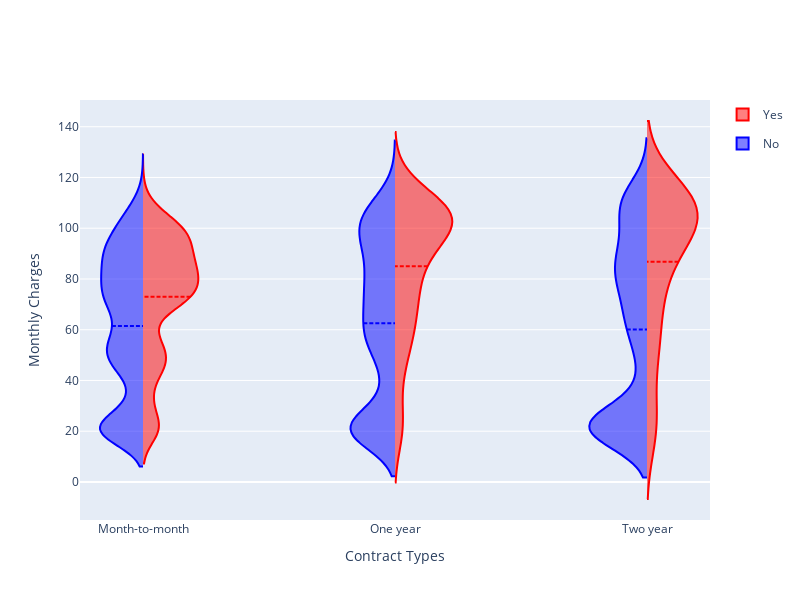

Write notebook code for a chart like this one.
### Code cell
# Split Violin Plot
import plotly.graph_objects as go
fig = go.Figure()

fig.add_trace(go.Violin(x=df_y['Contract'][ df_y['Churn Label'] == 'Yes' ],
                        y=df_y['Monthly Charges'][ df_y['Churn Label'] == 'Yes' ],
                        legendgroup='Yes', scalegroup='Yes', name='Yes',
                        side='positive',
                        line_color='red')
             )
fig.add_trace(go.Violin(x=df_y['Contract'][ df_y['Churn Label'] == 'No' ],
                        y=df_y['Monthly Charges'][ df_y['Churn Label'] == 'No' ],
                        legendgroup='No', scalegroup='No', name='No',
                        side='negative',
                        line_color='blue')
             )
fig.update_xaxes(categoryorder='array', categoryarray= ['Month-to-month', 
                                                        'One year', 
                                                        'Two year'])
fig.update_traces(meanline_visible=True)
fig.update_layout(violingap=0.35, violinmode='overlay')
fig.update_layout(autosize=False,width=1000,height=600,)
fig.update_layout(xaxis_title="Contract Types", yaxis_title="Monthly Charges", width=800)
fig.show()

### Figure 1 — Plotly figure (JSON) as saved in the notebook; plotly's stock layout.template omitted (floating-point values rounded to 4 significant figures; data arrays with more than 128 entries replaced by an {"elided": "..."} marker saying what was removed)
{"data": [{"legendgroup": "Yes", "line": {"color": "red"}, "meanline": {"visible": true}, "name": "Yes", "scalegroup": "Yes", "side": "positive", "type": "violin", "x": {"elided": "1869 str values"}, "y": {"elided": "1869 float values"}}, {"legendgroup": "No", "line": {"color": "blue"}, "meanline": {"visible": true}, "name": "No", "scalegroup": "No", "side": "negative", "type": "violin", "x": {"elided": "5163 str values"}, "y": {"elided": "5163 float values"}}], "layout": {"autosize": false, "height": 600, "violingap": 0.35, "violinmode": "overlay", "width": 800, "xaxis": {"categoryarray": ["Month-to-month", "One year", "Two year"], "categoryorder": "array", "title": {"text": "Contract Types"}}, "yaxis": {"title": {"text": "Monthly Charges"}}}}
